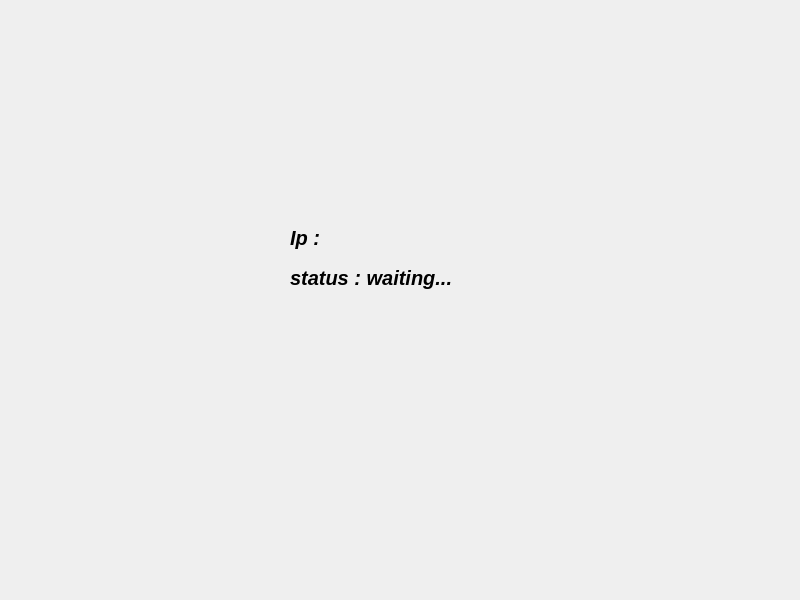
<?xml version="1.0" encoding="UTF-8"?>
<ui version="4.0">
 <class>ServerClass</class>
 <widget class="QMainWindow" name="ServerClass">
  <property name="geometry">
   <rect>
    <x>0</x>
    <y>0</y>
    <width>800</width>
    <height>600</height>
   </rect>
  </property>
  <property name="windowTitle">
   <string>MainWindow</string>
  </property>
  <widget class="QWidget" name="centralwidget">
   <widget class="QWidget" name="layoutWidget">
    <property name="geometry">
     <rect>
      <x>290</x>
      <y>220</y>
      <width>291</width>
      <height>75</height>
     </rect>
    </property>
    <layout class="QVBoxLayout" name="verticalLayout">
     <item>
      <widget class="QLabel" name="label_3">
       <property name="font">
        <font>
         <pointsize>15</pointsize>
         <italic>true</italic>
         <bold>true</bold>
        </font>
       </property>
       <property name="text">
        <string>Ip :</string>
       </property>
      </widget>
     </item>
     <item>
      <widget class="QLabel" name="label_4">
       <property name="font">
        <font>
         <pointsize>15</pointsize>
         <italic>true</italic>
         <bold>true</bold>
        </font>
       </property>
       <property name="text">
        <string>status : waiting...</string>
       </property>
      </widget>
     </item>
    </layout>
   </widget>
  </widget>
 </widget>
 <resources/>
 <connections/>
</ui>
